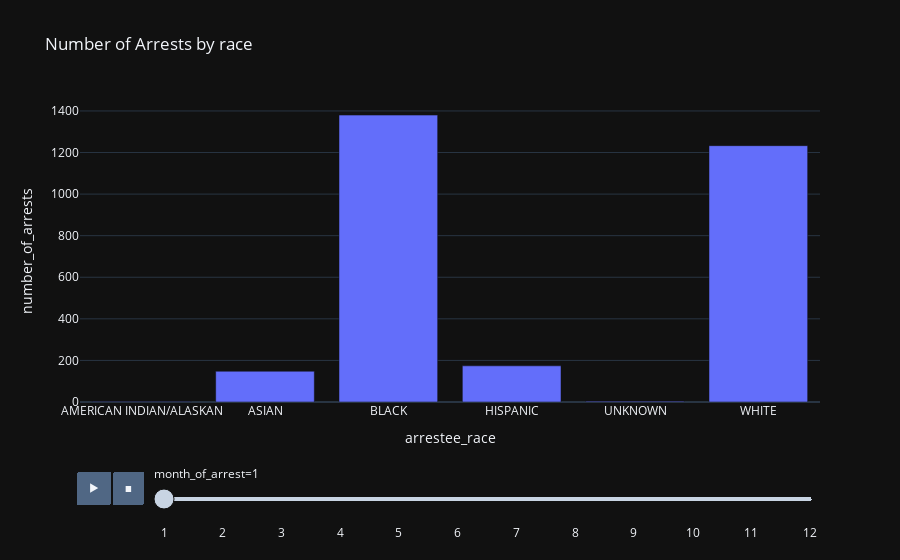

Here is the notebook cell this chart was saved with:
### Code cell
main.arrests_by_race(data)

### Figure 1 — Plotly figure (JSON) as saved in the notebook; plotly's stock layout.template omitted (floating-point values rounded to 4 significant figures)
{"data": [{"alignmentgroup": "True", "hovertemplate": "month_of_arrest=1<br>arrestee_race=%{x}<br>number_of_arrests=%{y}<extra></extra>", "legendgroup": "", "marker": {"color": "#636efa", "pattern": {"shape": ""}}, "name": "", "offsetgroup": "", "orientation": "v", "showlegend": false, "textposition": "auto", "x": ["AMERICAN INDIAN/ALASKAN", "ASIAN", "BLACK", "HISPANIC", "UNKNOWN", "WHITE"], "xaxis": "x", "y": [3, 148, 1380, 174, 4, 1233], "yaxis": "y", "type": "bar"}], "layout": {"xaxis": {"anchor": "y", "domain": [0.0, 1.0], "title": {"text": "arrestee_race"}}, "yaxis": {"anchor": "x", "domain": [0.0, 1.0], "title": {"text": "number_of_arrests"}}, "legend": {"tracegroupgap": 0}, "title": {"text": "Number of Arrests by race"}, "barmode": "group", "updatemenus": [{"buttons": [{"args": [null, {"frame": {"duration": 500, "redraw": true}, "mode": "immediate", "fromcurrent": true, "transition": {"duration": 500, "easing": "linear"}}], "label": "&#9654;", "method": "animate"}, {"args": [[null], {"frame": {"duration": 0, "redraw": true}, "mode": "immediate", "fromcurrent": true, "transition": {"duration": 0, "easing": "linear"}}], "label": "&#9724;", "method": "animate"}], "direction": "left", "pad": {"r": 10, "t": 70}, "showactive": false, "type": "buttons", "x": 0.1, "xanchor": "right", "y": 0, "yanchor": "top"}], "sliders": [{"active": 0, "currentvalue": {"prefix": "month_of_arrest="}, "len": 0.9, "pad": {"b": 10, "t": 60}, "steps": [{"args": [["1"], {"frame": {"duration": 0, "redraw": true}, "mode": "immediate", "fromcurrent": true, "transition": {"duration": 0, "easing": "linear"}}], "label": "1", "method": "animate"}, {"args": [["2"], {"frame": {"duration": 0, "redraw": true}, "mode": "immediate", "fromcurrent": true, "transition": {"duration": 0, "easing": "linear"}}], "label": "2", "method": "animate"}, {"args": [["3"], {"frame": {"duration": 0, "redraw": true}, "mode": "immediate", "fromcurrent": true, "transition": {"duration": 0, "easing": "linear"}}], "label": "3", "method": "animate"}, {"args": [["4"], {"frame": {"duration": 0, "redraw": true}, "mode": "immediate", "fromcurrent": true, "transition": {"duration": 0, "easing": "linear"}}], "label": "4", "method": "animate"}, {"args": [["5"], {"frame": {"duration": 0, "redraw": true}, "mode": "immediate", "fromcurrent": true, "transition": {"duration": 0, "easing": "linear"}}], "label": "5", "method": "animate"}, {"args": [["6"], {"frame": {"duration": 0, "redraw": true}, "mode": "immediate", "fromcurrent": true, "transition": {"duration": 0, "easing": "linear"}}], "label": "6", "method": "animate"}, {"args": [["7"], {"frame": {"duration": 0, "redraw": true}, "mode": "immediate", "fromcurrent": true, "transition": {"duration": 0, "easing": "linear"}}], "label": "7", "method": "animate"}, {"args": [["8"], {"frame": {"duration": 0, "redraw": true}, "mode": "immediate", "fromcurrent": true, "transition": {"duration": 0, "easing": "linear"}}], "label": "8", "method": "animate"}, {"args": [["9"], {"frame": {"duration": 0, "redraw": true}, "mode": "immediate", "fromcurrent": true, "transition": {"duration": 0, "easing": "linear"}}], "label": "9", "method": "animate"}, {"args": [["10"], {"frame": {"duration": 0, "redraw": true}, "mode": "immediate", "fromcurrent": true, "transition": {"duration": 0, "easing": "linear"}}], "label": "10", "method": "animate"}, {"args": [["11"], {"frame": {"duration": 0, "redraw": true}, "mode": "immediate", "fromcurrent": true, "transition": {"duration": 0, "easing": "linear"}}], "label": "11", "method": "animate"}, {"args": [["12"], {"frame": {"duration": 0, "redraw": true}, "mode": "immediate", "fromcurrent": true, "transition": {"duration": 0, "easing": "linear"}}], "label": "12", "method": "animate"}], "x": 0.1, "xanchor": "left", "y": 0, "yanchor": "top"}]}}
